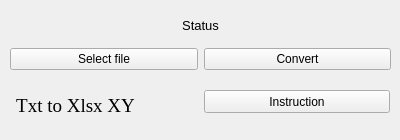
<?xml version="1.0" encoding="UTF-8"?>
<ui version="4.0">
 <class>Form</class>
 <widget class="QWidget" name="Form">
  <property name="geometry">
   <rect>
    <x>0</x>
    <y>0</y>
    <width>400</width>
    <height>140</height>
   </rect>
  </property>
  <property name="minimumSize">
   <size>
    <width>400</width>
    <height>140</height>
   </size>
  </property>
  <property name="maximumSize">
   <size>
    <width>400</width>
    <height>140</height>
   </size>
  </property>
  <property name="windowTitle">
   <string>Area Calculate</string>
  </property>
  <widget class="QLabel" name="label_6">
   <property name="geometry">
    <rect>
     <x>10</x>
     <y>90</y>
     <width>131</width>
     <height>31</height>
    </rect>
   </property>
   <property name="font">
    <font>
     <family>Times New Roman</family>
     <pointsize>14</pointsize>
    </font>
   </property>
   <property name="text">
    <string>Txt to Xlsx XY</string>
   </property>
   <property name="alignment">
    <set>Qt::AlignCenter</set>
   </property>
  </widget>
  <widget class="QPushButton" name="pushButton_3">
   <property name="geometry">
    <rect>
     <x>204</x>
     <y>90</y>
     <width>186</width>
     <height>23</height>
    </rect>
   </property>
   <property name="cursor">
    <cursorShape>PointingHandCursor</cursorShape>
   </property>
   <property name="text">
    <string>Instruction</string>
   </property>
  </widget>
  <widget class="QLabel" name="label_4">
   <property name="geometry">
    <rect>
     <x>10</x>
     <y>10</y>
     <width>381</width>
     <height>31</height>
    </rect>
   </property>
   <property name="font">
    <font>
     <pointsize>10</pointsize>
    </font>
   </property>
   <property name="text">
    <string>Status</string>
   </property>
   <property name="alignment">
    <set>Qt::AlignCenter</set>
   </property>
  </widget>
  <widget class="QWidget" name="horizontalLayoutWidget">
   <property name="geometry">
    <rect>
     <x>10</x>
     <y>39</y>
     <width>381</width>
     <height>41</height>
    </rect>
   </property>
   <layout class="QHBoxLayout" name="horizontalLayout">
    <item>
     <widget class="QPushButton" name="pushButton_5">
      <property name="text">
       <string>Select file</string>
      </property>
     </widget>
    </item>
    <item>
     <widget class="QPushButton" name="pushButton_4">
      <property name="text">
       <string>Convert</string>
      </property>
     </widget>
    </item>
   </layout>
  </widget>
 </widget>
 <resources/>
 <connections/>
</ui>
